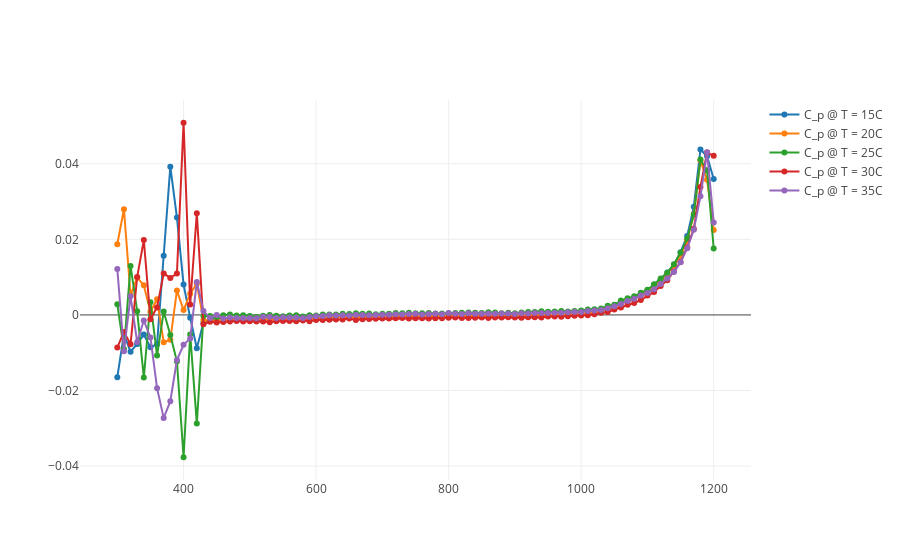

Write notebook code for a chart like this one.
### Code cell
def tempTrace(t):
    trace = go.Scatter(
        x = tempCoefs[t][0],
        y = tempCoefs[t][1],
        mode = 'lines+markers',
        name = 'C_p @ T = ' + str(15+5*t) + 'C'
    )
    return trace
    
data = [tempTrace(t) for t in range(0, 5)]
plotly.offline.iplot(data, filename='scatter-mode')
